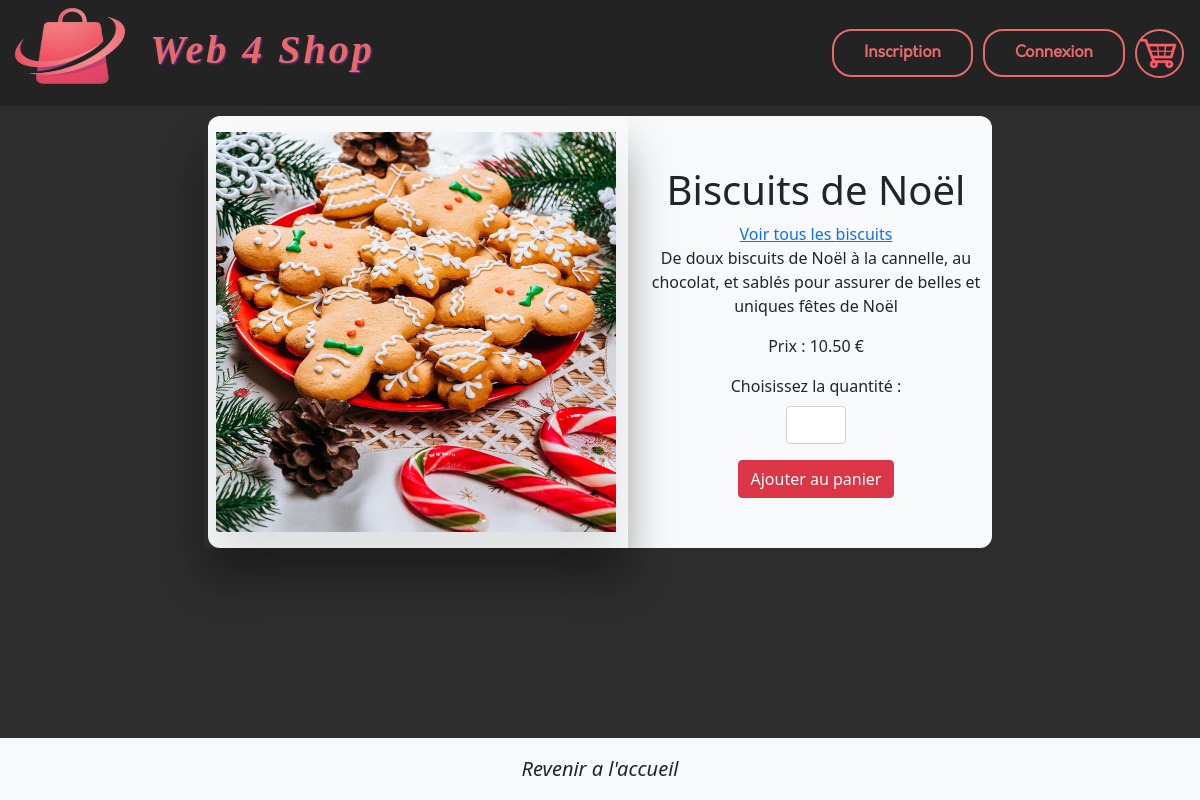
The app's page /index.php?action=details&idProduit=5 with its own data.
### tables this page shows
CREATE TABLE `products` (
  `id` int(11) NOT NULL,
  `cat_id` tinyint(4) NOT NULL,
  `name` varchar(150) NOT NULL,
  `description` text NOT NULL,
  `image` varchar(30) NOT NULL,
  `price` decimal(5,2) NOT NULL,
  `quantity` int(3) NOT NULL
);

CREATE TABLE `categories` (
  `id` tinyint(4) NOT NULL,
  `name` varchar(100) NOT NULL
);

### Controleur/controleurCaracteristiques.php (called while the page is built, shortened)
<?php
require_once 'Modele/produit.php';
require_once 'Modele/categorie.php';
class ControleurCaracteristiques {
    private $caracteristiques;
    private $categorie;
    public function __construct(){
        $this->caracteristiques = new Produit();
        $this->categorie = new Categorie();
    }
    public function caracteristiques($idProduit){
        $caracteristiques = $this->caracteristiques->getCaracteristiques($idProduit);
        $categorie = $this->categorie->getCategorie($idProduit);
        $vue = new Vue("Caracteristiques");
        $vue->generer(array('caracteristiques' => $caracteristiques, 'categorie' => $categorie));
    }
}

### index.php (called while the page is built, shortened)
<?php
$routeur = new Routeur();
$routeur->routerRequete();

### Modele/produit.php (called while the page is built, shortened)
<?php
require_once 'Modele/Modele.php';
class Produit extends Modele{
    public function getCaracteristiques($idProduit){
        $sql = 'SELECT * FROM products WHERE id=?';
        $caracteristiques = $this->executerRequete($sql,array($idProduit));
        if($caracteristiques->RowCount()==1){
            return $caracteristiques->fetch();
        }
        else{
            throw new Exception("Aucun produit ne correspond à l'identifiant'$idProduit'");
        }
    }
}

### Modele/modele.php (called while the page is built, shortened)
<?php abstract class Modele {
    private $bdd;
    protected function executerRequete($sql, $params = null){
        if($params == null){
            $resultat = $this->getBDD()->query($sql);
        }
        else{
            $resultat = $this->getBDD()->prepare($sql);
            $resultat->execute($params);
        }
        return $resultat;
    }
    private function getBDD(){
        if($this->bdd == null){
            $this->bdd=new PDO('mysql:host=localhost;dbname=web4shop;charset=utf8','root','');
        }
        return $this->bdd;
    }
}

### Modele/categorie.php (called while the page is built, shortened)
<?php
require_once 'Modele/Modele.php';
class Categorie extends Modele{
    public function getCategorie($idProduit){
        $sql = 'SELECT C.name, C.id FROM products P JOIN categories C ON P.cat_id=C.id WHERE P.id=?';
        $categorie = $this->executerRequete($sql,array($idProduit));
        return $categorie->fetch();
    }
}

### Vue/vueCaracteristiques.php (the view, shortened to what this page needs)
<div class="col-8 bg-light mx-auto mt-3" style="border-radius: 12px;">
  <div class="row align-items-center">
    <div class="col text-center ms-2 vert-sep py-3">
      <img src="<?= "Contenu/Images/".$caracteristiques['image']?>" style="width:400px;
                                                                           height:400px;
                                                                           box-shadow: 0 30px 40px rgba(0,0,0,.1);">
    </div>
    <div class="col text-center">
      <div class="row">
        <h1><?=$caracteristiques['name']?></h1>
        <a href="<?= "index.php?action=categorie&idCat=".$categorie['id']?>">Voir tous les <?=$categorie['name']?></a>
        <p><?=$caracteristiques['description']; ?></p>
        <p>Prix : <?=$caracteristiques['price']; ?> €</p>
        <form action="<?="index.php?action=details&idProduit=".$caracteristiques['id'];?>" method="POST">
          <div class="container mb-3">
            <p class="mb-2">Choisissez la quantité :</p><input type="number" name="qte" class="form-control mx-auto" style="width:60px;" min="1" max="20"/>
          </div>
          <input class="btn btn-danger button" type="submit" name="ajoutPanier" value="Ajouter au panier">
        </form>
      </div>
    </div>
  </div>
</div>
<div class="row bg-light fixed-bottom py-3">
  <div class="col text-center">
    <a class="text-decoration-none text-dark fst-italic fs-5" href="index.php">Revenir a l'accueil</a>
  </div>
</div>

### Contenu/Style/style.css (style rules this page uses)
.vert-sep { box-shadow: 0 30px 40px rgba(0,0,0,.3); }

### records on screen
products: image (picture), name "Biscuits de Noël", description "De doux biscuits de Noël à la cannelle, au chocolat, et sablés pour assurer de belles et uniques fêtes de Noël", price "10.50"
categories: name "biscuits"
